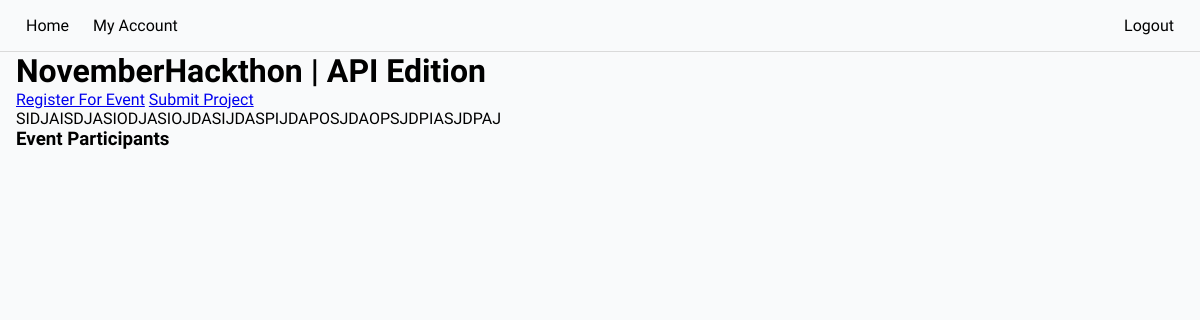
The app's page /event/4/ (signed in) with its own data.
### base/models.py (models this page shows, shortened)
class Event(models.Model):
    name = models.CharField(max_length=200)
    description = models.TextField(null=True, blank=True)
    participants = models.ManyToManyField(User, blank=True)
    start_date = models.DateTimeField(null=True)
    end_date = models.DateTimeField(null=True)
    registration_deadline = models.DateTimeField(null=True)
    updated = models.DateTimeField(auto_now=True)
    created = models.DateTimeField(auto_now_add=True)

### base/views.py (the view)
# urls.py: path("event/<int:pk>/", views.event_page, name="event"),
def event_page(request, pk):
    event = Event.objects.get(id=pk)
    registered = False
    submitted = False
    if request.user.is_authenticated:
        registered = request.user.event_set.filter(id=event.id).exists()
        submitted = Submission.objects.filter(
            participant=request.user, event=event
        ).exists()
    return render(
        request,
        "event.html",
        {"event": event, "registered": registered, "submitted": submitted},
    )

### templates/event.html (shortened to what this page needs)
{% extends 'base.html' %}
{% block content %}
    <h1>{{event.name}}</h1>
    {% if registered %}
        <p>You have already registed for this event</p>
    {% else %}
        <a href="{% url 'registration-confirmation' event.id %}" id='confirm-event'>Register For Event</a>
    {% endif %}
    {% if submitted %}
        <p>You have already submitted your project</p>
    {% else %}
        <a href="{% url 'project-submission' event.id %}">Submit Project</a>
    {% endif %}
    <p>{{event.description}}</p>
    <div>
        <h3>Event Participants</h3>
    </div>
{% endblock %}

### static/css/main.css (style rules this page uses)
* { box-sizing: border-box; margin: 0; padding: 0; font-family: 'Readex Pro'; background-color: rgb(249, 250,251); }

### records on screen
Event: name "NovemberHackthon | API Edition", description "SIDJAISDJASIODJASIOJDASIJDASPIJDAPOSJDAOPSJDPIASJDPAJ"
